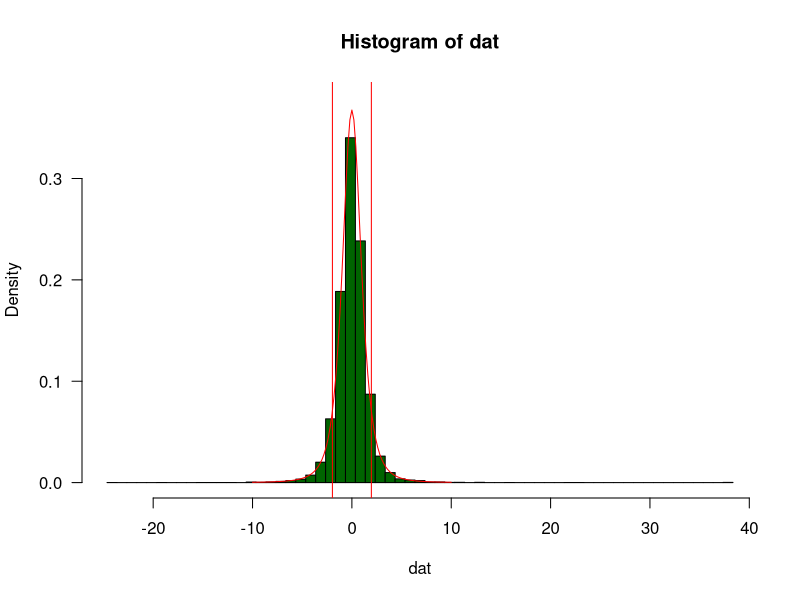
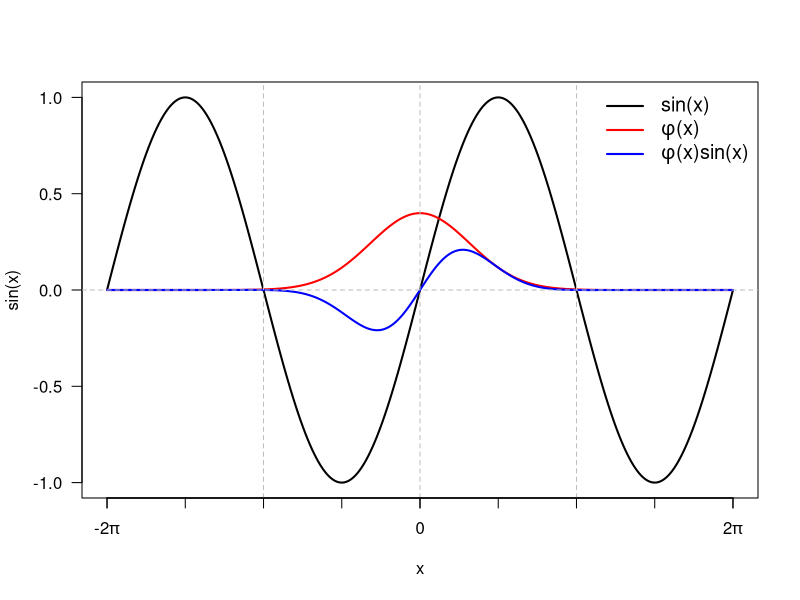

These charts were generated, in order, by the following R code:
# Timing comparison for sums: -------------------------------------------------
library(tidyverse)
library(microbenchmark)

## Not vectorized
x = -5e2:5e2

s0 = 0
for ( i in 1:length(x) ) {
  s0 = s0 + x[i]
}

## Vectorized
s1 = sum(x)

## Do we get the same sum?
s0 == s1

# Functions to compare: -------------------------------------------------------
f0 = function(n) {
  # Explicit looping with indexing
  x = 0:n
  s0 = 0
  for ( i in 1:length(x) ) {
    s0 = s0 + x[i]
  }
  s0
}

f1 = function(n) {
  # Explicit looping without indexing
  s0 = 0
  for ( i in 1:n ) {
    s0 = s0 + i
  }
  s0
}

f2 = function(n){
  # Call sum
  x = 0:n
  s0 = sum(x)
  s0
}

# Units here should be nanoseconds
cap = paste0(
  '**Demonstration 2.**',
  '*Comparing the run times of loops to a vectorized sum.*'
)
microbenchmark( f0 = f0(1e4), f1 = f1(1e4), f2 = f2(1e4), times = 1e3 ) %>% 
  summary() %>%
  knitr::kable( digits = 1, caption = cap, format = 'html' ) %>%
  kableExtra::kable_styling(full_width = TRUE)

## simulation parameters
n = 1e4
df = 3
quantiles = c(-1.96, 1.96)

## simulate data and draw a historgram
dat = rt(n, df)
hist(dat, prob = TRUE, las = 1, col = 'darkgreen', 
     breaks = function(x) seq(min(x) - 1, max(x) + 1, 1),
     ylim = c(0, ceiling(50 * dt(0, df)) / 50)
)
## distribution we drew from
curve(dt(x, df = df), -10, 10, add = TRUE, col = 'red')
abline(v = quantiles, col = 'red')


n = 1e4      # number of Monte Carlo samples
x = rnorm(n) # Monte Carlo sample
mean({sin(x) - cos(x)}^2) # estimate

integrand = function(x) {
  {sin(x) - cos(x)}^2 * dnorm(x)
}
integrate(integrand, -Inf, Inf)

cap = "**Figure 1.** *Illustrating why E[sin(X)] = 0 for X ~ N(0,1).*"
curve(sin, -2 * pi, 2 * pi, n = 1e3 + 1, lwd = 2, las = 1, xaxt = 'n')
curve(dnorm, -2 * pi, 2 * pi, n = 1e3 + 1, lwd = 2, col = 'red', add = TRUE)
curve(dnorm(x) * sin(x), -2 * pi, 2 * pi, n = 1e3 + 1, 
      lwd = 2, col = 'blue', add = TRUE)
abline(h = 0, v = c(-pi, 0, pi), lty = 'dashed', col = 'grey')

legend('topright', col = c('black', 'red', 'blue'), 
       lwd = 2, bty = 'n', cex = 1.2,
       legend = c('sin(x)', expression(phi*'(x)'), expression(phi*'(x)sin(x)'))
)

axis(1, at = pi * seq(-2, 2, 2), 
     labels = c(expression("-2" * pi), 0, expression("2" * pi)) )
axis(1, at = pi * seq(-2, 2, .5), labels = FALSE)




mcrep = 10000                 # Simulation replications
n = 30                        # Sample size we are studying
xmat = rexp(n * mcrep)        # Simulate standard exponential data
dim(xmat) = c(mcrep, n)       # Each row is a dataset
mn = apply(xmat, 1, mean)     # Sample mean of each row
std = apply(xmat, 1, sd)      # Sample SD of each row
se = std / sqrt(n)            # Standard errors of the mean
conf_level = .95              # The nominal confidence level
m = qt( 1 - {1 - conf_level} / 2, df = n - 1) # Multiplier for confidence level
# m ~= 2.04
lcb = mn - m * se             # lower confidence bounds
ucb = mn + m * se             # upper confidence bounds
target = 1                    # value we are estimating
cvrg_prob = mean( {lcb < target} & {ucb > target} ) # coverage probability
print(cvrg_prob)



m = 1e5
n = 30
xmat = rnorm(m * n)
dim(xmat) = c(m, n)

tm1 = proc.time()
rowvar1 = apply(xmat, 1, var)
tm1 = proc.time() - tm1

## Time a vectorized approach
tm2 = proc.time()
rowvar2 = 
  rowSums( {xmat - rowMeans(xmat)}^2 ) / {dim(xmat)[2] - 1} 
tm2 = proc.time() - tm2

## Report on the difference
cat("Apply: ", tm1[3], "s, Vectorized: ", tm2[3], "s, Ratio: ",
    round( tm1[3] / tm2[3], 1), '.\n', sep = '' )
